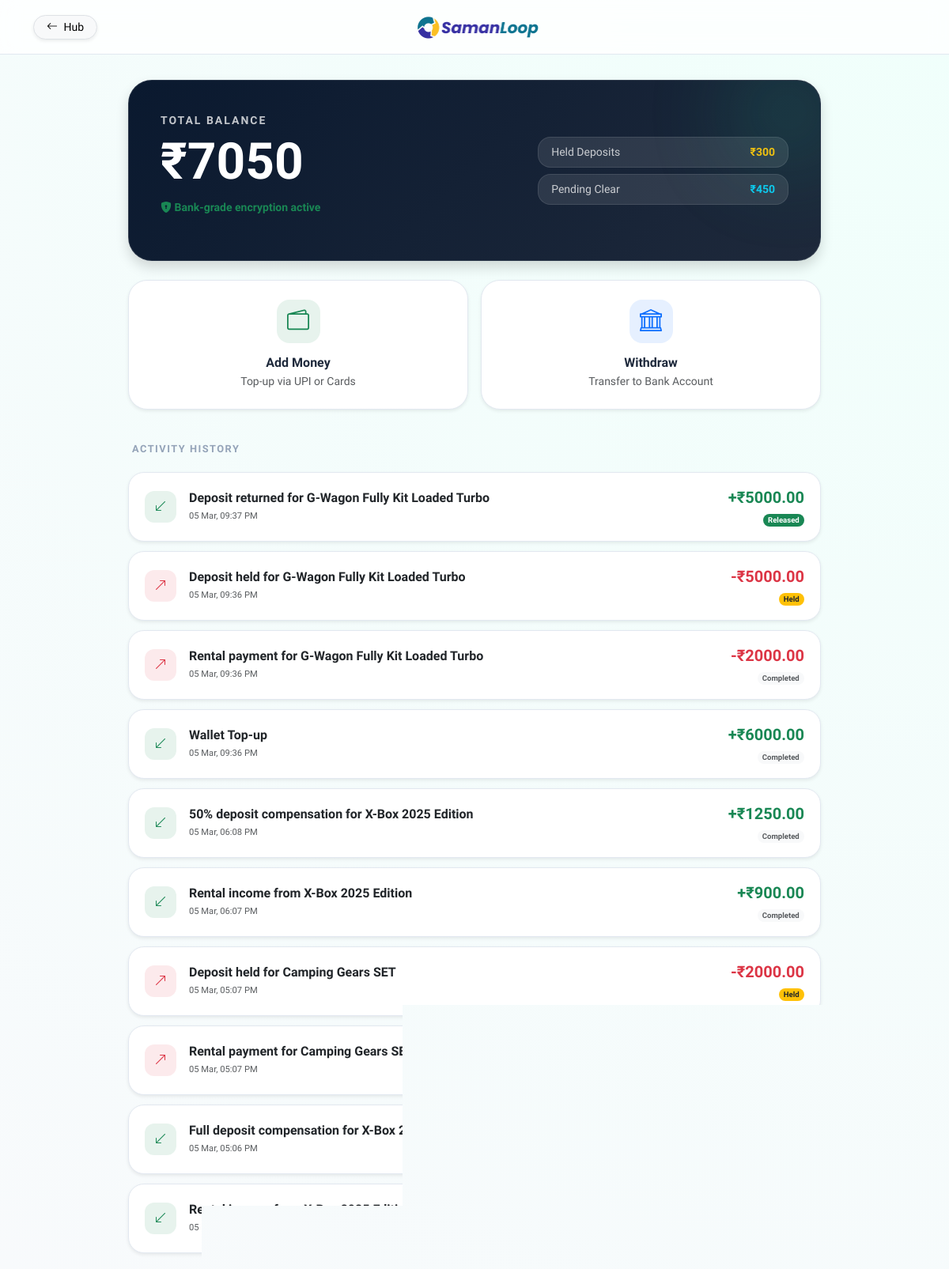
/wallet/ (signed in), run on the app's committed database.
### core/models.py (models this page shows, shortened)
class Wallet(models.Model):
    user = models.OneToOneField(User, on_delete=models.CASCADE)
    balance = models.DecimalField(max_digits=10, decimal_places=2, default=0)
    held_deposit = models.DecimalField(max_digits=10, decimal_places=2, default=0)
    pending_earnings = models.DecimalField(max_digits=10, decimal_places=2, default=0)

class WalletTransaction(models.Model):
    TRANSACTION_TYPE = [
        ("credit", "Credit"),
        ("debit", "Debit"),
        ("hold", "Deposit Hold"),
        ("release", "Deposit Release"),
    ]
    user = models.ForeignKey(User, on_delete=models.CASCADE)
    amount = models.DecimalField(max_digits=10, decimal_places=2)
    transaction_type = models.CharField(max_length=20, choices=TRANSACTION_TYPE)
    description = models.CharField(max_length=255)
    created_at = models.DateTimeField(auto_now_add=True)

### core/views.py (the view)
# urls.py: path('wallet/', wallet, name='wallet'),
def wallet(request):
    email = request.session.get("user")
    if not email:
        return redirect("login")
    user = User.objects.get(email=email)
    wallet, _ = Wallet.objects.get_or_create(user=user)
    transactions = WalletTransaction.objects.filter(
        user=user
    ).order_by("-created_at")
    return render(request, "wallet.html", {
        "wallet": wallet,
        "transactions": transactions
    })

### core/context_processors.py (called while the page is built)
def cities_with_items(request):
    cities = (
        Item.objects
        .filter(availability_status="available")
        .values_list("city", flat=True)
        .distinct()
    )
    selected_city = request.session.get("selected_city")
    return {
        "navbar_cities": cities,
        "selected_city": selected_city
    }

### templates/wallet.html (shortened to what this page needs)
{% load static %}
<!DOCTYPE html>
<html lang="en">
<head>
    <link href="https://cdn.jsdelivr.net/npm/bootstrap@5.3.3/dist/css/bootstrap.min.css" rel="stylesheet">
    <link href="https://cdn.jsdelivr.net/npm/bootstrap-icons/font/bootstrap-icons.css" rel="stylesheet">
</head>
<body>
<nav class="navbar navbar-custom sticky-top mb-4">
    <div class="container">
        <a class="btn btn-light btn-sm rounded-pill px-3 border shadow-sm" href="{% url 'profile' %}">
            <i class="bi bi-arrow-left me-1"></i> <span class="d-none d-md-inline">Hub</span>
        </a>
        <a class="navbar-brand fw-bold mx-auto" href="#">
            <img src="{% static 'images/Group 7.png' %}" alt="SamanLoop" height="32" class="mobile-logo">
        </a>
    </div>
</nav>
<div class="container py-2" style="max-width: 900px;">
    <div class="wallet-card shadow mb-4">
        <div class="row align-items-center">
            <div class="col-md-7 text-center text-md-start">
                <p class="text-uppercase small fw-bold opacity-75 mb-1" style="letter-spacing: 2px;">Total Balance</p>
                <h1 class="display-3 fw-bold mb-0">₹{{ wallet.balance|add:wallet.held_deposit|default:"0.00" }}</h1>
                <p class="small mt-2 text-success fw-bold d-none d-md-block"><i class="bi bi-shield-lock-fill"></i> Bank-grade encryption active</p>
            </div>
            <div class="col-md-5 mt-3 mt-md-0">
                <div class="d-flex flex-column gap-2">
                    <div class="p-2 px-3 rounded-4 bg-white bg-opacity-10 border border-white border-opacity-10 d-flex justify-content-between align-items-center">
                        <span class="small opacity-75">Held Deposits</span>
                        <span class="fw-bold text-warning small">₹{{ wallet.held_deposit|default:"300" }}</span>
                    </div>
                    <div class="p-2 px-3 rounded-4 bg-white bg-opacity-10 border border-white border-opacity-10 d-flex justify-content-between align-items-center">
                        <span class="small opacity-75">Pending Clear</span>
                        <span class="fw-bold text-info small">₹{{ wallet.pending_earnings|default:"450" }}</span>
                    </div>
                </div>
            </div>
        </div>
    </div>
    <div class="row g-3">
        <div class="col-6">
            <div class="stat-box text-center shadow-sm" data-bs-toggle="modal" data-bs-target="#addMoneyModal">
                <div class="icon-circle bg-success bg-opacity-10">
                    <i class="bi bi-wallet2 text-success fs-3"></i>
                </div>
                <h6 class="fw-bold mb-1">Add Money</h6>
                <p class="small text-muted mb-0 d-none d-md-block">Top-up via UPI or Cards</p>
            </div>
        </div>
        <div class="col-6">
            <div class="stat-box text-center shadow-sm" data-bs-toggle="modal" data-bs-target="#withdrawModal">
                <div class="icon-circle bg-primary bg-opacity-10">
                    <i class="bi bi-bank text-primary fs-3"></i>
                </div>
                <h6 class="fw-bold mb-1">Withdraw</h6>
                <p class="small text-muted mb-0 d-none d-md-block">Transfer to Bank Account</p>
            </div>
        </div>
    </div>
    <div class="section-header">Activity History</div>
        <div class="transaction-list">
            {% for tx in transactions %}
            <div class="tx-item d-flex align-items-center shadow-sm">
                <div class="icon-circle
                    {% if tx.transaction_type == 'credit' or tx.transaction_type == 'release' %}
                        bg-success
                    {% elif tx.transaction_type == 'debit' or tx.transaction_type == 'hold' %}
                        bg-danger
                    {% endif %}
                    bg-opacity-10 m-0 me-3"
                    style="width:40px; height:40px; border-radius: 12px;">
                    <i class="bi
                        {% if tx.transaction_type == 'credit' or tx.transaction_type == 'release' %}
                            bi-arrow-down-left text-success
                        {% elif tx.transaction_type == 'debit' or tx.transaction_type == 'hold' %}
                            bi-arrow-up-right text-danger
                        {% endif %}"
                        style="font-size: 1rem !important;">
                    </i>
                </div>
                <div class="flex-grow-1 overflow-hidden">
                    <h6 class="fw-bold mb-0 text-dark text-truncate">
                        {{ tx.description|default:"Transaction" }}
                    </h6>
                    <small class="text-muted" style="font-size: 0.7rem;">
                        {{ tx.created_at|date:"d M, h:i A" }}
                    </small>
                </div>
                <div class="text-end">
                    <div class="fw-bold fs-5
                        {% if tx.transaction_type == 'credit' or tx.transaction_type == 'release' %}
                            text-success
                        {% elif tx.transaction_type == 'debit' or tx.transaction_type == 'hold' %}
                            text-danger
                        {% endif %}">
                        {% if tx.transaction_type == 'credit' or tx.transaction_type == 'release' %}
                            +₹{{ tx.amount }}
                        {% else %}
                            -₹{{ tx.amount }}
                        {% endif %}
                    </div>
                    {% if tx.transaction_type == "hold" %}
                        <span class="badge rounded-pill bg-warning text-dark border-0" style="font-size: 0.6rem;">
                            Held
                        </span>
                    {% elif tx.transaction_type == "release" %}
                        <span class="badge rounded-pill bg-success border-0" style="font-size: 0.6rem;">
                            Released
                        </span>
                    {% else %}
                        <span class="badge rounded-pill bg-light text-muted border-0" style="font-size: 0.6rem;">
                            Completed
                        </span>
                    {% endif %}
                </div>
            </div>
            {% empty %}
            <div class="text-center py-5 bg-white rounded-4 border border-dashed shadow-sm">
                <p class="text-muted mb-0 small">No transactions found.</p>
            </div>
            {% endfor %}
        </div>
</div>
</body>
</html>

### templates/wallet.html (style rules this page uses)
:root { --brand-teal: #20c997; --brand-teal-dark: #1ba87e; --navy-dark: #0a192f; --soft-blue: #f1f5f9; --text-main: #1e293b; --border-color: #e2e8f0; --bg-gradient: radial-gradient(circle at top right, #f0fffb 0%, #f8fafc 100%); }
body { font-family: 'Plus Jakarta Sans', sans-serif; background: var(--bg-gradient); background-attachment: fixed; color: var(--text-main); }
.navbar-custom { background: rgba(255, 255, 255, 0.8); backdrop-filter: blur(12px); border-bottom: 1px solid var(--border-color); padding: 0.8rem 1.5rem; }
.wallet-card { background: linear-gradient(135deg, var(--navy-dark) 0%, #1e293b 100%); color: white; border-radius: 30px; padding: 40px; position: relative; overflow: hidden; box-shadow: 0 20px 40px rgba(10, 25, 47, 0.15); border: 1px solid rgba(255, 255, 255, 0.1); }
.wallet-card::after { content: ""; position: absolute; top: -30px; right: -30px; width: 140px; height: 140px; background: var(--brand-teal); filter: blur(60px); opacity: 0.2; border-radius: 50%; }
.stat-box { background: white; border-radius: 24px; padding: 24px; border: 1px solid var(--border-color); transition: all 0.3s cubic-bezier(0.4, 0, 0.2, 1); text-decoration: none; color: var(--text-main); display: block; cursor: pointer; }
.icon-circle { width: 55px; height: 55px; border-radius: 16px; display: flex; align-items: center; justify-content: center; margin: 0 auto 15px; }
.tx-item { background: white; border-radius: 20px; border: 1px solid var(--border-color); padding: 16px 20px; margin-bottom: 12px; transition: 0.2s; }
.section-header { font-weight: 800; font-size: 0.8rem; color: #94a3b8; text-transform: uppercase; letter-spacing: 1.5px; margin: 40px 0 20px 5px; }

### data on the page
Wallet: balance|add "7050", held_deposit "300", pending_earnings "450"
WalletTransaction: description "Deposit returned for G-Wagon Fully Kit Loaded Turbo", created_at "05 Mar, 09:37 PM", amount "5000.00", transaction_type "Released"
WalletTransaction: description "Deposit held for G-Wagon Fully Kit Loaded Turbo", created_at "05 Mar, 09:36 PM", amount "5000.00", transaction_type "Held"
WalletTransaction: description "Rental payment for G-Wagon Fully Kit Loaded Turbo", created_at "05 Mar, 09:36 PM", amount "2000.00", transaction_type "Completed"
WalletTransaction: description "Wallet Top-up", created_at "05 Mar, 09:36 PM", amount "6000.00", transaction_type "Completed"
WalletTransaction: description "50% deposit compensation for X-Box 2025 Edition", created_at "05 Mar, 06:08 PM", amount "1250.00", transaction_type "Completed"
WalletTransaction: description "Rental income from X-Box 2025 Edition", created_at "05 Mar, 06:07 PM", amount "900.00", transaction_type "Completed"
WalletTransaction: description "Deposit held for Camping Gears SET", created_at "05 Mar, 05:07 PM", amount "2000.00", transaction_type "Held"
WalletTransaction: description "Rental payment for Camping Gears SET", created_at "05 Mar, 05:07 PM"
WalletTransaction: description "Full deposit compensation for X-Box 2025 Edition", created_at "05 Mar, 05:06 PM"
WalletTransaction: description "Rental income from X-Box 2025 Edition", created_at "05 Mar, 05:05 PM"
